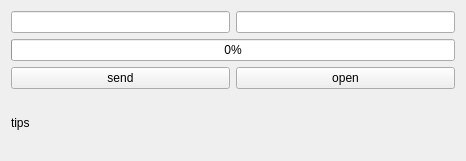
<?xml version="1.0" encoding="UTF-8"?>
<ui version="4.0">
 <class>SendWidget</class>
 <widget class="QMainWindow" name="SendWidget">
  <property name="geometry">
   <rect>
    <x>0</x>
    <y>0</y>
    <width>466</width>
    <height>161</height>
   </rect>
  </property>
  <property name="windowTitle">
   <string>SendWidget</string>
  </property>
  <widget class="QWidget" name="centralWidget">
   <layout class="QVBoxLayout" name="verticalLayout_2">
    <item>
     <layout class="QVBoxLayout" name="verticalLayout">
      <item>
       <layout class="QHBoxLayout" name="horizontalLayout">
        <item>
         <widget class="QLineEdit" name="hostLineEdit"/>
        </item>
        <item>
         <widget class="QLineEdit" name="portLineEdit"/>
        </item>
       </layout>
      </item>
      <item>
       <widget class="QProgressBar" name="clientProgressBar">
        <property name="value">
         <number>0</number>
        </property>
       </widget>
      </item>
      <item>
       <layout class="QHBoxLayout" name="horizontalLayout_2">
        <item>
         <widget class="QPushButton" name="sendButton">
          <property name="text">
           <string>send</string>
          </property>
         </widget>
        </item>
        <item>
         <widget class="QPushButton" name="openButton">
          <property name="text">
           <string>open</string>
          </property>
         </widget>
        </item>
       </layout>
      </item>
      <item>
       <widget class="QLabel" name="clientStatusLabel">
        <property name="text">
         <string>tips</string>
        </property>
       </widget>
      </item>
     </layout>
    </item>
   </layout>
  </widget>
  <widget class="QMenuBar" name="menuBar">
   <property name="geometry">
    <rect>
     <x>0</x>
     <y>0</y>
     <width>466</width>
     <height>23</height>
    </rect>
   </property>
  </widget>
 </widget>
 <layoutdefault spacing="6" margin="11"/>
 <resources/>
 <connections/>
</ui>
